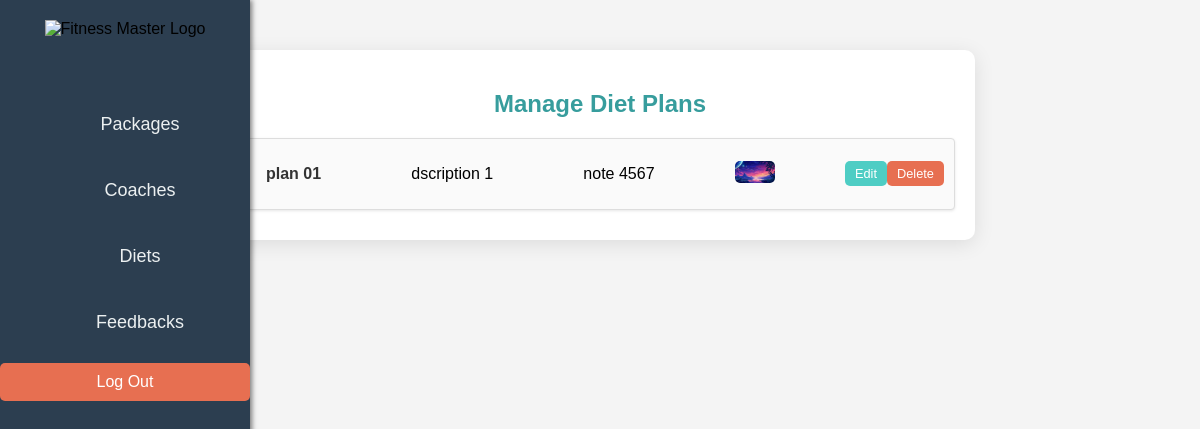
/manageDiet_plans.php (signed in), run on the app's committed database.
### tables this page shows
CREATE TABLE `diet_plans` (
  `diet_id` int(11) NOT NULL,
  `meal_plan` text NOT NULL,
  `description` text DEFAULT NULL,
  `notes` text DEFAULT NULL,
  `image` varchar(255) DEFAULT NULL,
  `created_at` timestamp NOT NULL DEFAULT current_timestamp(),
  `updated_at` timestamp NOT NULL DEFAULT current_timestamp() ON UPDATE current_timestamp()
);

### manageDiet_plans.php (the view, shortened to what this page needs)
<?php
require('db.php');
$query = "SELECT * FROM diet_plans";
$result = $con->query($query);
?>
<!DOCTYPE html>
<html lang="en">
<head>
    <link rel="stylesheet" href="styles/manageDiet.css">
</head>
<body>
<?php include('sidebar.php'); ?>
<div class="container">
    <h2>Manage Diet Plans</h2>
    <?php while ($row = $result->fetch_assoc()): ?>
    <div class="plan-card">
        <div class="meal-plan"><?php echo htmlspecialchars($row['meal_plan']); ?></div>
        <div class="description"><?php echo htmlspecialchars($row['description']); ?></div>
        <div class="notes"><?php echo htmlspecialchars($row['notes']); ?></div>
        <div class="image"><img src="<?php echo htmlspecialchars($row['image']); ?>" alt="Diet Image"></div>
        <div class="action-buttons">
            <button class="btn-edit" onclick="toggleEditForm(<?php echo htmlspecialchars(json_encode($row)); ?>)">Edit</button>
            <button class="btn-delete" onclick="confirmDelete(<?php echo $row['diet_id']; ?>)">Delete</button>
        </div>
    </div>
    <?php endwhile; ?>
</div>
</body>
</html>

### styles/manageDiet.css (style rules this page uses)
body { font-family: "Alfa Slab One", Arial, sans-serif; background-color: #f4f4f4; margin: 0; padding: 0; }
.container { width: calc(80% - 250px); margin-left: 250px; margin: 50px auto; padding: 20px; background-color: #ffffff; border-radius: 10px; box-shadow: 0 4px 20px rgba(0, 0, 0, 0.1); }
h2 { text-align: center; color: #379d9d; margin-bottom: 20px; }
.plan-card { display: flex; justify-content: space-between; align-items: center; background-color: #fafafa; padding: 10px; margin-bottom: 10px; border-radius: 4px; border: 1px solid #ddd; box-shadow: 0 1px 3px rgba(0, 0, 0, 0.1); transition: transform 0.2s; height: 50px; }
.meal-plan, .description, .notes { margin-bottom: 0; padding: 0 10px; }
.meal-plan { font-weight: bold; font-size: 1em; color: #333; }
.image img { width: 40px; height: auto; border-radius: 5px; }
.action-buttons { display: flex; justify-content: flex-end; }
button.btn-edit, button.btn-delete { padding: 5px 10px; border: none; border-radius: 5px; font-size: 0.8em; cursor: pointer; transition: background-color 0.3s, transform 0.2s; }
button.btn-edit { background-color: #4ecdc4; color: white; }
button.btn-delete { background-color: #e76f51; color: white; }

### styles/sidebar.css (style rules this page uses)
body { margin: 0; padding: 0; font-family: Arial, sans-serif; }

### sidebar.php (style rules this page uses)
body { margin: 0; padding: 0; font-family: 'Arial', sans-serif; background-color: #f4f4f4; }

### data on the page
diet_plans: meal_plan "plan 01", description "dscription 1", notes "note 4567", image (picture)
